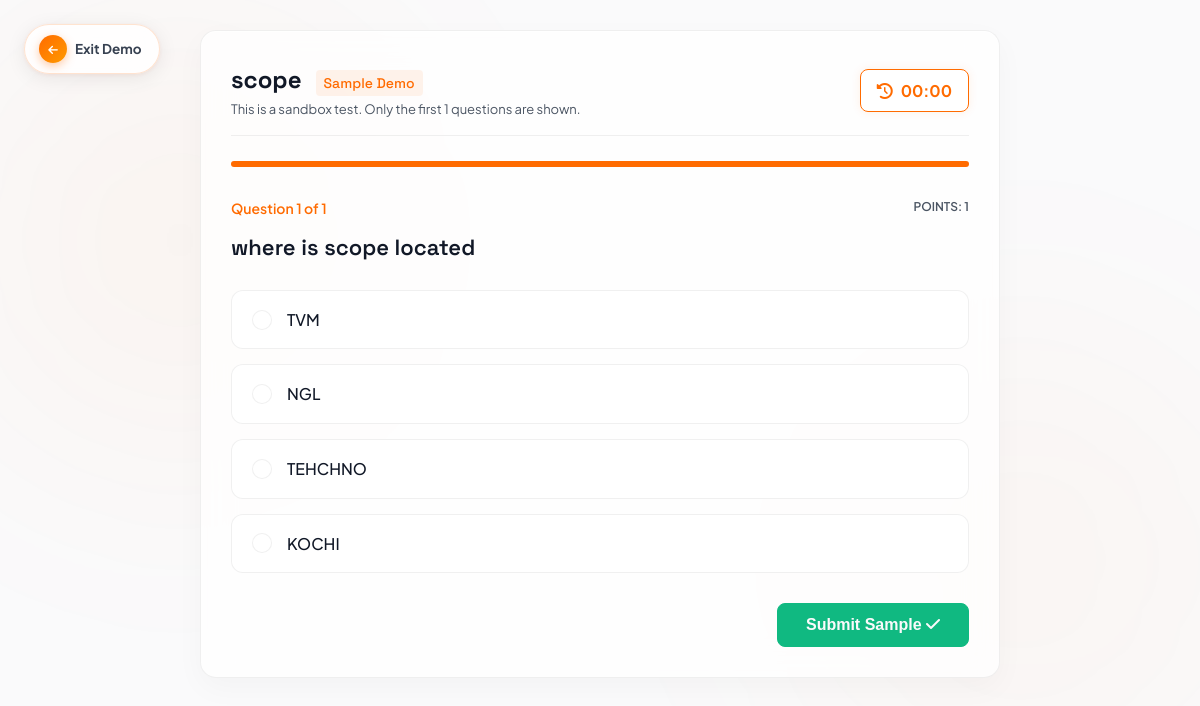
/quiz/1/demo/, run on the app's committed database.
### quiz/models.py (models this page shows, shortened)
class Quiz(models.Model):
    title = models.CharField(max_length=255)
    description = models.TextField(blank=True, help_text="Short description of the quiz")
    category = models.ForeignKey(Category, on_delete=models.SET_NULL, null=True, blank=True, related_name='quizzes')
    subject = models.ForeignKey(Subject, on_delete=models.SET_NULL, null=True, blank=True, related_name='quizzes')
    academic_year = models.CharField(max_length=50, default="2025-2026", blank=True, null=True)
    unit = models.CharField(max_length=50, default="Unit 1", blank=True, null=True)
    difficulty = models.CharField(max_length=50, choices=[('Easy', 'Easy'), ('Medium', 'Medium'), ('Hard', 'Hard')], default='Medium')
    duration = models.PositiveIntegerField(default=60, help_text="Time limit in minutes")
    passing_score = models.PositiveIntegerField(default=60, help_text="Passing score percentage (0-100)")
    negative_marking = models.BooleanField(default=False, help_text="Enable negative marking for this quiz")
    negative_marks_per_question = models.FloatField(default=0.0, help_text="Marks deducted for each incorrect answer")
    shuffle_questions = models.BooleanField(default=False, help_text="Shuffle questions order for each attempt")
    shuffle_options = models.BooleanField(default=False, help_text="Shuffle choices/options for each question")
    max_attempts = models.PositiveIntegerField(default=1, help_text="Maximum allowed attempts per student")
    start_date = models.DateTimeField(null=True, blank=True, help_text="Quiz availability start date")
    end_date = models.DateTimeField(null=True, blank=True, help_text="Quiz availability end date/deadline")
    deadline = models.DateTimeField(null=True, blank=True, help_text="Backwards compatible deadline datetime")
    status = models.CharField(max_length=50, choices=[('Draft', 'Draft'), ('Published', 'Published'), ('Archived', 'Archived')], default='Draft')
    created_by = models.ForeignKey(User, on_delete=models.CASCADE, related_name='quizzes_created', null=True, blank=True)
    created_at = models.DateTimeField(auto_now_add=True)
    class Meta:
        verbose_name_plural = "Quizzes"
        ordering = ['-created_at']
    @property
    def time_limit(self):
        return self.duration * 60

class Question(models.Model):
    QUESTION_TYPES = [
        ('MCQ', 'Multiple Choice Single Answer'),
        ('MultipleAnswers', 'Multiple Choice Multiple Answers'),
        ('TrueFalse', 'True/False'),
        ('FillBlank', 'Fill in the Blank'),
        ('Image', 'Image Question'),
        ('Programming', 'Code/Programming Question'),
        ('Paragraph', 'Paragraph/Short Answer Question')
    ]
    quiz = models.ForeignKey(Quiz, on_delete=models.CASCADE, related_name='questions')
    section = models.ForeignKey(QuizSection, on_delete=models.SET_NULL, null=True, blank=True, related_name='questions')
    text = models.TextField(help_text="The question text")
    question_type = models.CharField(max_length=50, choices=QUESTION_TYPES, default='MCQ')
    correct_answer_text = models.TextField(blank=True, null=True, help_text="For Fill-in-Blank, Code, and Paragraph questions")
    difficulty = models.CharField(max_length=50, choices=[('Easy', 'Easy'), ('Medium', 'Medium'), ('Hard', 'Hard')], default='Medium')
    image_url = models.CharField(max_length=255, blank=True, null=True, help_text="URL or path to question image")
    points = models.PositiveIntegerField(default=1, help_text="Points awarded for a correct answer")
    negative_marks = models.FloatField(default=0.0, help_text="Points deducted for a wrong answer")
    explanation = models.TextField(blank=True, null=True, help_text="Explanation justifying the correct answer")

class Choice(models.Model):
    question = models.ForeignKey(Question, on_delete=models.CASCADE, related_name='choices')
    text = models.CharField(max_length=255, help_text="The choice text")
    is_correct = models.BooleanField(default=False, help_text="Check if this is the correct answer")

### quiz/views.py (the view)
# urls.py: path('quiz/<int:quiz_id>/demo/', views.play_demo, name='play_demo'),
def play_demo(request, quiz_id):
    quiz = get_object_or_404(Quiz, id=quiz_id)
    questions = quiz.questions.all().prefetch_related('choices')
    return render(request, 'quiz/play_demo.html', {'quiz': quiz, 'questions': questions})

### quiz/templates/quiz/play_demo.html (shortened to what this page needs)
{% extends 'quiz/base.html' %}
{% block content %}
<a href="{% url 'quiz:welcome' %}" class="float-back" id="btn-back-demo" title="Exit Demo">
    <span class="back-icon"><i class="fa-solid fa-arrow-left"></i></span> Exit Demo
</a>
<div class="glass-card" style="position: relative; max-width: 800px; margin: 0 auto;">
    <div class="quiz-play-header">
        <div>
            <h2 style="font-size: 24px; font-weight: 700; color: var(--text-white);">{{ quiz.title }} <span style="font-size: 14px; font-weight: 500; color: var(--primary-orange); background: rgba(255, 107, 0, 0.08); padding: 4px 8px; border-radius: 4px; margin-left: 8px;">Sample Demo</span></h2>
            <p style="color: var(--text-muted); font-size: 13px;">This is a sandbox test. Only the first {{ questions|length }} questions are shown.</p>
        </div>
        <div class="timer-box" id="quiz-timer-container" data-time-limit="{{ demo_time_limit }}" data-quiz-id="{{ quiz.id }}">
            <i class="fa-solid fa-clock-rotate-left"></i>
            <span id="timer-val">00:00</span>
        </div>
    </div>
    <div class="timer-bar-container">
        <div class="timer-bar-fill" id="timer-bar-fill"></div>
    </div>
    <form method="POST" action="{% url 'quiz:submit_demo' quiz.id %}" id="quiz-play-form">
        {% for question in questions %}
            <div class="question-slide" id="slide-{{ forloop.counter0 }}">
                <div class="question-index">
                    Question <span class="current-idx">{{ forloop.counter }}</span> of {{ questions|length }}
                    <span style="float: right; color: var(--text-muted); font-size: 12px; text-transform: uppercase;">
                        Points: {{ question.points }}
                    </span>
                </div>
                <h3 class="question-text">{{ question.text }}</h3>
                <div class="options-list">
                    {% for choice in question.choices.all %}
                        <label class="option-item">
                            <input type="radio" name="question_{{ question.id }}" value="{{ choice.id }}" class="option-radio">
                            <span style="font-size: 16px; font-weight: 500;">{{ choice.text }}</span>
                        </label>
                    {% endfor %}
                </div>
            </div>
        {% endfor %}
        <div class="quiz-controls">
            <div style="margin-left: auto;">
                <button type="submit" class="btn btn-primary" id="submit-btn" style="display: none; background-color: var(--success-green); border-color: var(--success-green); color: var(--bg-main);">
                    Submit Sample <i class="fa-solid fa-check"></i>
                </button>
            </div>
        </div>
    </form>
</div>
{% endblock %}

### data on the page
Quiz: title "scope"
Question: questions "1", points "1", text "where is scope located"
Choice: text "TVM"
Choice: text "NGL"
Choice: text "TEHCHNO"
Choice: text "KOCHI"

### other printed values
{{ questions|length }} "1"
